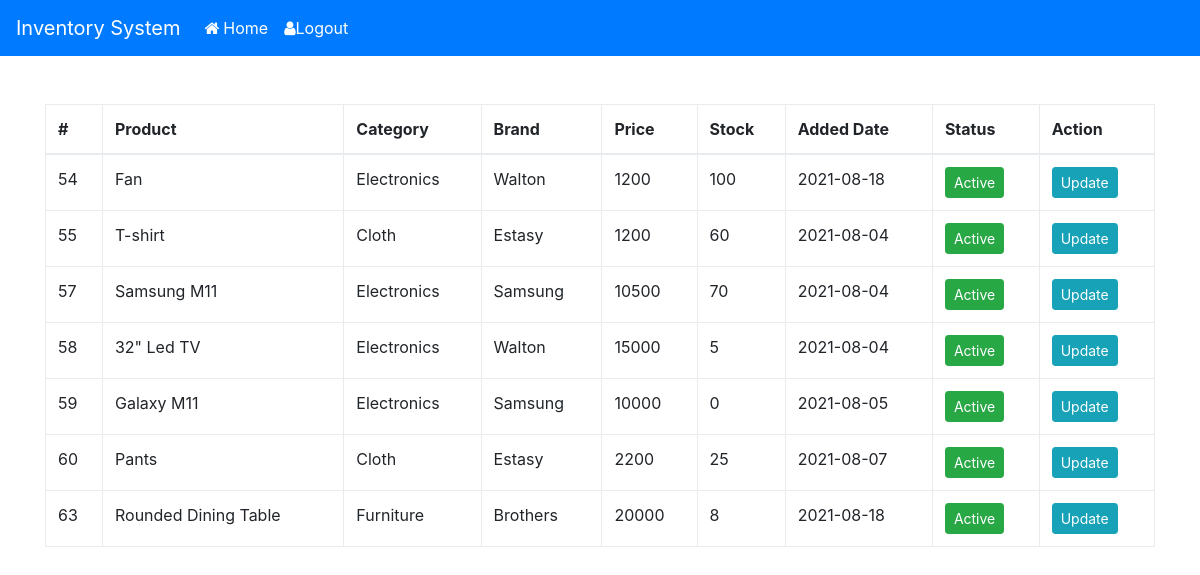
/manage_product.php, run on the app's committed database.
### tables this page shows
CREATE TABLE `products` (
  `pid` int(11) NOT NULL,
  `cid` int(11) NOT NULL,
  `bid` int(11) NOT NULL,
  `product_name` varchar(100) NOT NULL,
  `product_price` double NOT NULL,
  `product_stock` int(11) NOT NULL,
  `added_date` date NOT NULL,
  `p_status` enum('1','0') NOT NULL
);

CREATE TABLE `categories` (
  `cid` int(11) NOT NULL,
  `category_name` varchar(255) NOT NULL,
  `status` enum('1','0') NOT NULL
);

CREATE TABLE `brands` (
  `bid` int(11) NOT NULL,
  `brand_name` varchar(255) NOT NULL,
  `status` enum('1','0') NOT NULL
);

### manage_product.php (the view, shortened to what this page needs)
<?php
	include("db_con/database_con.php");
	$result = mysqli_query($conn,"SELECT * FROM products");
?>
<!DOCTYPE html>
<html>
<head>
    <link rel="stylesheet" href="css/bootstrap.min.css" >
 	<link rel="stylesheet" type="text/css" href="https://maxcdn.bootstrapcdn.com/font-awesome/4.7.0/css/font-awesome.min.css">
 	<link rel="stylesheet" href="css/style.css">
 </head>
<body>
	<?php include_once("./templates/header.php"); ?>
	<br/><br/>
	<div class="container">
		<table class="table table-hover table-bordered">
		    <thead>
		      <tr>
		        <th>#</th>
		        <th>Product</th>
		        <th>Category</th>
		        <th>Brand</th>
		        <th>Price</th>
		        <th>Stock</th>
		        <th>Added Date</th>
		        <th>Status</th>
		        <th>Action</th>
		      </tr>
		    </thead>
		    <tbody id="get_product">
					<?php
						while($row = mysqli_fetch_array($result)) {
					?>
		      <tr>
		        <td><?php echo $row["pid"]; ?></td>
		        <td><?php echo $row["product_name"]; ?></td>
		        <td>
					<?php
						$cid_val = $row["cid"];
				    	$cat_res = mysqli_query($conn,"SELECT category_name FROM categories where cid = '$cid_val' ");
						$cat_row = mysqli_fetch_array($cat_res);
						echo $cat_row["category_name"];
					?>
				</td>
				<td>
					<?php
						$bid_val = $row["bid"];
				    	$bat_res = mysqli_query($conn,"SELECT brand_name FROM brands where bid = '$bid_val' ");
						$bat_row = mysqli_fetch_array($bat_res);
						echo $bat_row["brand_name"];
					?>
				</td>
		        <td><?php echo $row["product_price"]; ?></td>
				<td><?php echo $row["product_stock"]; ?></td>
				<td><?php echo $row["added_date"]; ?></td>
		        <td><a href="#" class="btn btn-success btn-sm">Active</a></td>
		        <td>
		        	<a href="./templates/update_products.php?pid=<?php echo $row["pid"]; ?>" class="btn btn-info btn-sm">Update</a>
		        </td>
		      </tr>
					<?php
						}
					?>
			</tbody>
		</table>
	</div>
</body>
</html>

### templates/header.php (shortened to what this page needs)
<nav class="navbar navbar-expand-lg navbar-dark bg-primary">
  <a class="navbar-brand" href="#">Inventory System</a>
  <div class="collapse navbar-collapse" id="navbarNav">
    <ul class="navbar-nav">
      <li class="nav-item active">
        <a class="nav-link" href="dashboard.php"><i class="fa fa-home">&nbsp;</i>Home <span class="sr-only">(current)</span></a>
      </li>
      <li class="nav-item active">
        <a class="nav-link" href="logout.php"><i class="fa fa-user"></i>Logout</a>
      </li>
    </ul>
  </div>
</nav>

### css/style.css (style rules this page uses)
* { margin: 0; padding: 0; }
ul,ol { list-style: none; }
a,a:hover { text-decoration: none; color: #000; }

### data on the page
products: pid "54", product_name "Fan", cid.category_name "Electronics", bid.brand_name "Walton", product_price "1200", product_stock "100", added_date "2021-08-18"
products: pid "55", product_name "T-shirt", cid.category_name "Cloth", bid.brand_name "Estasy", product_price "1200", product_stock "60", added_date "2021-08-04"
products: pid "57", product_name "Samsung M11", cid.category_name "Electronics", bid.brand_name "Samsung", product_price "10500", product_stock "70", added_date "2021-08-04"
products: pid "58", product_name "32\" Led TV", cid.category_name "Electronics", bid.brand_name "Walton", product_price "15000", product_stock "5", added_date "2021-08-04"
products: pid "59", product_name "Galaxy M11", cid.category_name "Electronics", bid.brand_name "Samsung", product_price "10000", product_stock "0", added_date "2021-08-05"
products: pid "60", product_name "Pants", cid.category_name "Cloth", bid.brand_name "Estasy", product_price "2200", product_stock "25", added_date "2021-08-07"
products: pid "63", product_name "Rounded Dining Table", cid.category_name "Furniture", bid.brand_name "Brothers", product_price "20000", product_stock "8", added_date "2021-08-18"
